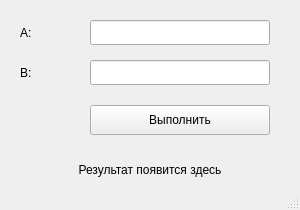
<?xml version="1.0" encoding="UTF-8"?>
<ui version="4.0">
 <class>MainWindow</class>
 <widget class="QMainWindow" name="MainWindow">
  <property name="geometry">
   <rect><x>0</x><y>0</y><width>300</width><height>210</height></rect>
  </property>
  <property name="windowTitle">
   <string>Задача 2</string>
  </property>
  <widget class="QWidget" name="centralwidget">
   <widget class="QLabel" name="label_A">
    <property name="geometry"><rect><x>20</x><y>20</y><width>60</width><height>25</height></rect></property>
    <property name="text"><string>A:</string></property>
   </widget>
   <widget class="QLineEdit" name="lineEdit_A">
    <property name="geometry"><rect><x>90</x><y>20</y><width>180</width><height>25</height></rect></property>
   </widget>
   <widget class="QLabel" name="label_B">
    <property name="geometry"><rect><x>20</x><y>60</y><width>60</width><height>25</height></rect></property>
    <property name="text"><string>B:</string></property>
   </widget>
   <widget class="QLineEdit" name="lineEdit_B">
    <property name="geometry"><rect><x>90</x><y>60</y><width>180</width><height>25</height></rect></property>
   </widget>
   <widget class="QPushButton" name="pushButton">
    <property name="geometry"><rect><x>90</x><y>105</y><width>180</width><height>30</height></rect></property>
    <property name="text"><string>Выполнить</string></property>
   </widget>
   <widget class="QLabel" name="label_result">
    <property name="geometry"><rect><x>20</x><y>150</y><width>260</width><height>40</height></rect></property>
    <property name="text"><string>Результат появится здесь</string></property>
    <property name="alignment"><set>Qt::AlignCenter</set></property>
   </widget>
  </widget>
  <widget class="QMenuBar" name="menubar">
   <property name="geometry"><rect><x>0</x><y>0</y><width>300</width><height>21</height></rect></property>
  </widget>
  <widget class="QStatusBar" name="statusbar"/>
 </widget>
 <resources/>
 <connections/>
</ui>
